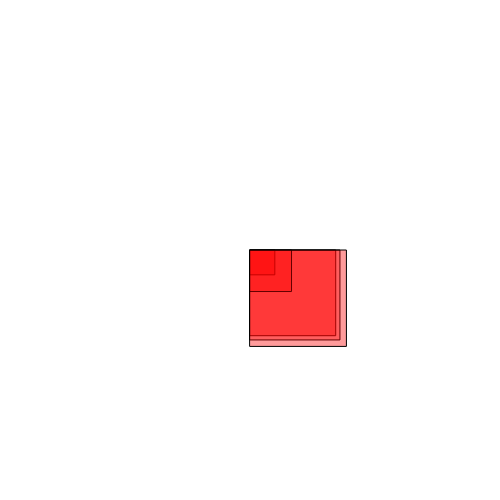
Frame 1 (no input)
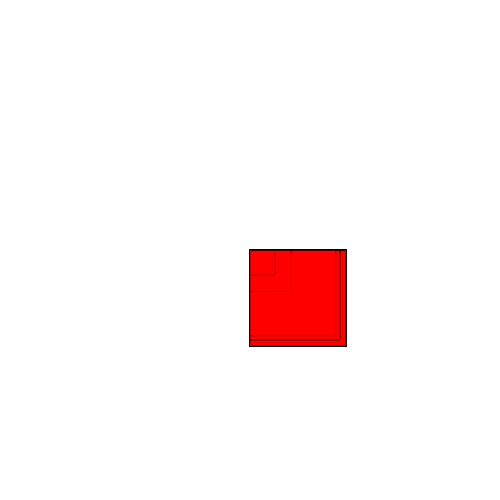
Frame 60 (no input)
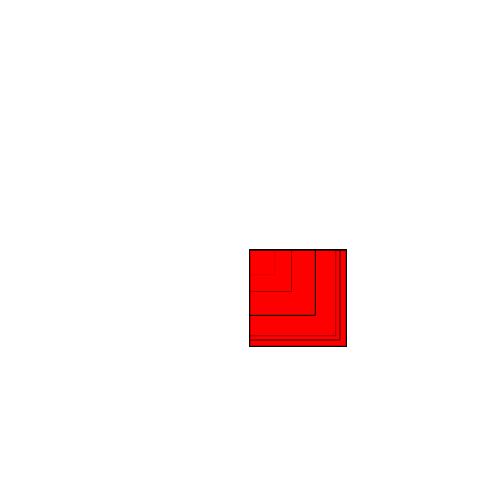
Frame 120 (the mouse pressed at the canvas centre since frame 60)

The p5.js sketch that drew these frames (run headless with seeded random() and noise() and a simulated clock; from frame 60 on, the mouse is pressed at the canvas centre):

// p5.js sketch
// ── sketch.js
var mySecondArray = [];

function setup() {
  createCanvas(500,500);
  
  for(var i=0; i < 5; i++){
    mySecondArray.push(random(12));
  }
  
  print(mySecondArray);
  
}

function draw() {
  
  for(i=0; i<= mySecondArray.length -1; i++){
    fill(255,0,0,100);
    rect(width/2, height/2, mySecondArray[i]*10, mySecondArray[i]*10);
  }
  
}

function mousePressed() {
  mySecondArray.push(random(22));
  mySecondArray[mySecondArray.length-1];
  var _secArray=mySecondArray.slice(0,2);
  print(_secArray);
  print(mySecondArray[mySecondArray.length-1]);
  print(mySecondArray.length);
}
